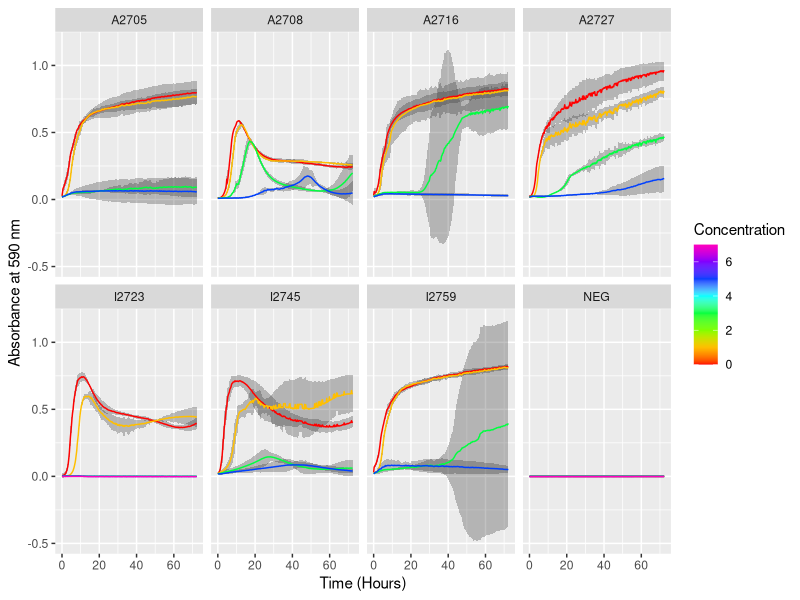

Reproduce this figure in R.
library(reshape2)
library(dplyr)
library(ggplot2)

# Read in the raw data and the platemap. You may need to first change your
# working directory with the setwd command.
rawdata <- read.table("20160527_AsIII_I23,45,59,A05,08,16,27.asc.txt")
platemap <- read.csv("20160527_platemap.csv")

#remove time temporarily from dataset
time=rawdata[1]
rawdata=rawdata[,-1]

#define negative controls and subtract from dataset
neg0=data.frame(rawdata[,58])
aneg0=data.frame(rep(neg0,12))
neg0=data.frame(rep(neg0,10))
neg1=data.frame(rawdata[,70])
aneg1=data.frame(rep(neg1,12))
neg1=data.frame(rep(neg1,10))
neg3=data.frame(rawdata[,82])
aneg3=data.frame(rep(neg3,12))
neg3=data.frame(rep(neg3, 10))
neg5=data.frame(rawdata[,94])
aneg5=data.frame(rep(neg5,12))
neg5=data.frame(rep(neg5,10))
neg7=data.frame(rawdata[,59])
neg7=data.frame(rep(neg7,2))
neg=data.frame(cbind(aneg0,aneg1,aneg3,aneg5,neg0,neg7,neg1,neg7,neg3,neg7,neg5,neg7))
rawdata= rawdata - neg

#add time back to data
rawdata=cbind(time, rawdata)

#add time and well infromation to data (warning message is OK in first line)
labels=read.csv("Time,wells.csv", header=FALSE)
labels=t(labels)
rawdata=t(rawdata)
rawdata=cbind(labels,rawdata)
rawdata=data.frame(rawdata, row.names=TRUE)
rawdata=data.frame(t(rawdata))

#remove s from time column
rawdata$Time=gsub('s', '', rawdata$Time)

# Reshape the data. Instead of rows containing the Time, Temperature,
# and readings for each Well, rows will contain the Time, Temperature, a
# Well ID, and the reading at that Well.
reshaped <- melt(rawdata, id="Time", variable.name="Well",
                 value.name="OD590")

# Add information about the experiment from the plate map. For each Well
# defined in both the reshaped data and the platemap, each resulting row
# will contain the absorbance measurement as well as the additional columns
# and values from the platemap.
annotated <- inner_join(reshaped, platemap, by="Well")

# Save the annotated data as a CSV for storing, sharing, etc.
write.csv(annotated, "20160527_MIC_annotated.csv")

conf_int95 <- function(data) {
  n <- length(data)
  error <- qt(0.975, df=n-1) * sd(data)/sqrt(n)
  return(error)
}

#make OD590 a number
OD590=as.numeric(annotated$OD590)
annotated=cbind(annotated,OD590)
annotated=annotated[,-3]

#make time a number
time=as.numeric(annotated$Time)
annotated2=cbind(annotated,time)
annotated=annotated2[,-1]

# Group the data by the different experimental variables and calculate the
# sample size, average OD600, and 95% confidence limits around the mean
# among the replicates. Also remove all records where the Strain is NA.
stats <- annotated %>%
  group_by(Strain, Concentration, time) %>%
  summarise(N=length(OD590),
            Average=mean(OD590),
            CI95=conf_int95(OD590)) %>%
  filter(!is.na(Strain))

# Plot the average OD600 over time for each strain in each environment
ggplot(data=stats, aes(x=time/3600, y=Average, color=Concentration, group=Concentration)) +
  geom_ribbon(aes(ymin=Average-CI95, ymax=Average+CI95, color=Concentration),
              color=NA, alpha=0.3) +
  geom_line(aes(color=Concentration)) +
  scale_color_gradientn(colours=rainbow(8)) +
  facet_wrap(~Strain, nrow=2) +
  labs(x="Time (Hours)", y="Absorbance at 590 nm")

